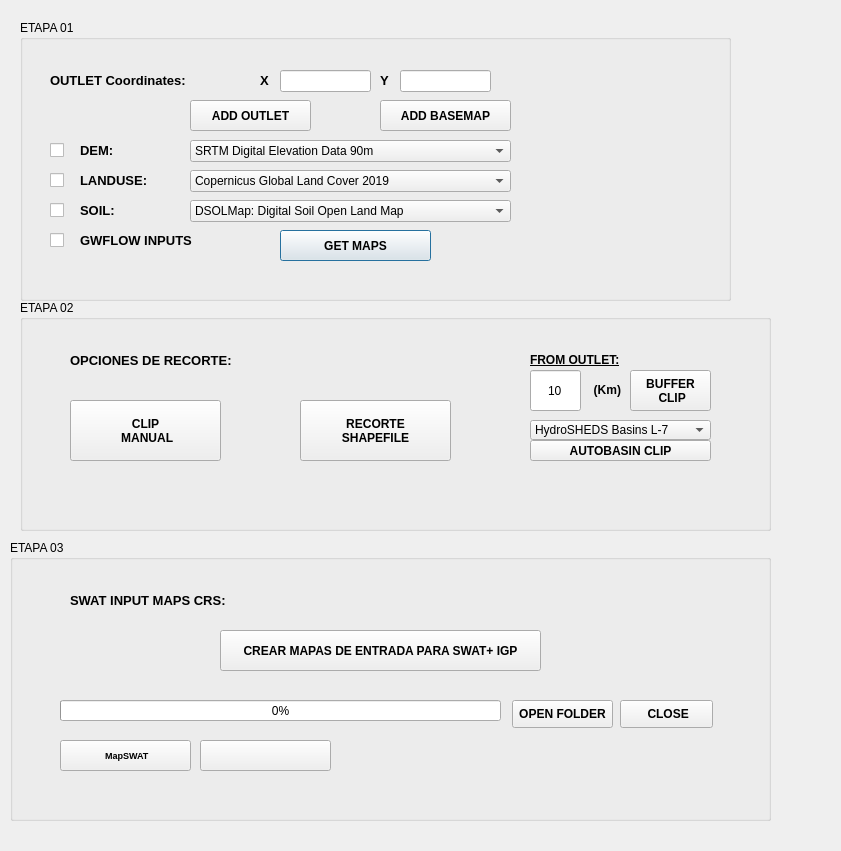
 <widget class="QDialog" name="BaseDialog_GEE">
  <property name="geometry">
   <rect>
    <x>0</x>
    <y>0</y>
    <width>841</width>
    <height>851</height>
   </rect>
  </property>
  <property name="cursor">
   <cursorShape>ArrowCursor</cursorShape>
  </property>
  <property name="focusPolicy">
   <enum>Qt::NoFocus</enum>
  </property>
  <property name="contextMenuPolicy">
   <enum>Qt::DefaultContextMenu</enum>
  </property>
  <property name="windowTitle">
   <string>MapSWAT GEE</string>
  </property>
  <property name="windowIcon">
   <iconset resource="resources.qrc">
    <normaloff>:/imgMapSWAT/images/icon.png</normaloff>:/imgMapSWAT/images/icon.png</iconset>
  </property>
  <property name="styleSheet">
   <string notr="true"/>
  </property>
  <property name="sizeGripEnabled">
   <bool>false</bool>
  </property>
  <widget class="QGroupBox" name="groupBox">
   <property name="geometry">
    <rect>
     <x>20</x>
     <y>20</y>
     <width>711</width>
     <height>281</height>
    </rect>
   </property>
   <property name="title">
    <string>ETAPA 01</string>
   </property>
   <widget class="QPushButton" name="pushButton_infoMaps_5">
    <property name="geometry">
     <rect>
      <x>210</x>
      <y>210</y>
      <width>31</width>
      <height>21</height>
     </rect>
    </property>
    <property name="text">
     <string/>
    </property>
    <property name="icon">
     <iconset resource="resources.qrc">
      <normaloff>:/imgMapSWAT/images/info2.png</normaloff>:/imgMapSWAT/images/info2.png</iconset>
    </property>
    <property name="autoDefault">
     <bool>false</bool>
    </property>
    <property name="flat">
     <bool>true</bool>
    </property>
   </widget>
   <widget class="QPushButton" name="pushButton_GetMaps">
    <property name="geometry">
     <rect>
      <x>260</x>
      <y>210</y>
      <width>151</width>
      <height>31</height>
     </rect>
    </property>
    <property name="font">
     <font>
      <weight>75</weight>
      <bold>true</bold>
     </font>
    </property>
    <property name="text">
     <string>GET MAPS</string>
    </property>
    <property name="icon">
     <iconset resource="resources.qrc">
      <normaloff>:/imgMapSWAT/images/world.png</normaloff>:/imgMapSWAT/images/world.png</iconset>
    </property>
   </widget>
   <widget class="QPushButton" name="pushButton_point">
    <property name="geometry">
     <rect>
      <x>170</x>
      <y>80</y>
      <width>121</width>
      <height>31</height>
     </rect>
    </property>
    <property name="font">
     <font>
      <weight>75</weight>
      <bold>true</bold>
     </font>
    </property>
    <property name="text">
     <string>ADD OUTLET</string>
    </property>
    <property name="icon">
     <iconset resource="resources.qrc">
      <normaloff>:/imgMapSWAT/images/point.png</normaloff>:/imgMapSWAT/images/point.png</iconset>
    </property>
   </widget>
   <widget class="QLineEdit" name="lineY">
    <property name="geometry">
     <rect>
      <x>380</x>
      <y>50</y>
      <width>91</width>
      <height>22</height>
     </rect>
    </property>
    <property name="alignment">
     <set>Qt::AlignCenter</set>
    </property>
   </widget>
   <widget class="QPushButton" name="pushButton_infoMaps">
    <property name="geometry">
     <rect>
      <x>490</x>
      <y>120</y>
      <width>31</width>
      <height>21</height>
     </rect>
    </property>
    <property name="text">
     <string/>
    </property>
    <property name="icon">
     <iconset resource="resources.qrc">
      <normaloff>:/imgMapSWAT/images/info2.png</normaloff>:/imgMapSWAT/images/info2.png</iconset>
    </property>
    <property name="autoDefault">
     <bool>false</bool>
    </property>
    <property name="flat">
     <bool>true</bool>
    </property>
   </widget>
   <widget class="QLineEdit" name="lineX">
    <property name="geometry">
     <rect>
      <x>260</x>
      <y>50</y>
      <width>91</width>
      <height>22</height>
     </rect>
    </property>
    <property name="alignment">
     <set>Qt::AlignCenter</set>
    </property>
   </widget>
   <widget class="QPushButton" name="pushButton_infoMaps_2">
    <property name="geometry">
     <rect>
      <x>490</x>
      <y>150</y>
      <width>31</width>
      <height>21</height>
     </rect>
    </property>
    <property name="text">
     <string/>
    </property>
    <property name="icon">
     <iconset resource="resources.qrc">
      <normaloff>:/imgMapSWAT/images/info2.png</normaloff>:/imgMapSWAT/images/info2.png</iconset>
    </property>
    <property name="autoDefault">
     <bool>false</bool>
    </property>
    <property name="flat">
     <bool>true</bool>
    </property>
   </widget>
   <widget class="QLabel" name="labelOutlet">
    <property name="geometry">
     <rect>
      <x>30</x>
      <y>50</y>
      <width>211</width>
      <height>21</height>
     </rect>
    </property>
    <property name="text">
     <string>&lt;html&gt;&lt;head/&gt;&lt;body&gt;&lt;p&gt;&lt;span style=&quot; font-size:10pt; font-weight:600;&quot;&gt;OUTLET Coordinates:&lt;/span&gt;&lt;/p&gt;&lt;/body&gt;&lt;/html&gt;</string>
    </property>
    <property name="textFormat">
     <enum>Qt::RichText</enum>
    </property>
   </widget>
   <widget class="QLabel" name="labelLanduse">
    <property name="geometry">
     <rect>
      <x>60</x>
      <y>150</y>
      <width>121</width>
      <height>21</height>
     </rect>
    </property>
    <property name="text">
     <string>&lt;html&gt;&lt;head/&gt;&lt;body&gt;&lt;p&gt;&lt;span style=&quot; font-size:10pt; font-weight:600;&quot;&gt;LANDUSE:&lt;/span&gt;&lt;/p&gt;&lt;/body&gt;&lt;/html&gt;</string>
    </property>
    <property name="textFormat">
     <enum>Qt::RichText</enum>
    </property>
   </widget>
   <widget class="QPushButton" name="pushButton_AddBasemap">
    <property name="geometry">
     <rect>
      <x>360</x>
      <y>80</y>
      <width>131</width>
      <height>31</height>
     </rect>
    </property>
    <property name="font">
     <font>
      <weight>75</weight>
      <bold>true</bold>
     </font>
    </property>
    <property name="text">
     <string>ADD BASEMAP</string>
    </property>
    <property name="icon">
     <iconset resource="resources.qrc">
      <normaloff>:/imgMapSWAT/images/basemap.png</normaloff>:/imgMapSWAT/images/basemap.png</iconset>
    </property>
   </widget>
   <widget class="QCheckBox" name="checkBox_Soil">
    <property name="geometry">
     <rect>
      <x>30</x>
      <y>180</y>
      <width>21</width>
      <height>20</height>
     </rect>
    </property>
    <property name="text">
     <string/>
    </property>
   </widget>
   <widget class="QLabel" name="labelDEM">
    <property name="geometry">
     <rect>
      <x>60</x>
      <y>120</y>
      <width>91</width>
      <height>21</height>
     </rect>
    </property>
    <property name="text">
     <string>&lt;html&gt;&lt;head/&gt;&lt;body&gt;&lt;p&gt;&lt;span style=&quot; font-size:10pt; font-weight:600;&quot;&gt;DEM:&lt;/span&gt;&lt;/p&gt;&lt;/body&gt;&lt;/html&gt;</string>
    </property>
    <property name="textFormat">
     <enum>Qt::RichText</enum>
    </property>
   </widget>
   <widget class="QLabel" name="labelOR">
    <property name="geometry">
     <rect>
      <x>310</x>
      <y>89</y>
      <width>31</width>
      <height>21</height>
     </rect>
    </property>
    <property name="font">
     <font>
      <pointsize>10</pointsize>
      <weight>75</weight>
      <italic>false</italic>
      <bold>true</bold>
      <underline>false</underline>
     </font>
    </property>
    <property name="styleSheet">
     <string notr="true">color: rgb(0, 170, 0);</string>
    </property>
    <property name="text">
     <string/>
    </property>
    <property name="textFormat">
     <enum>Qt::PlainText</enum>
    </property>
    <property name="pixmap">
     <pixmap resource="resources.qrc">:/imgMapSWAT/images/arrow.png</pixmap>
    </property>
    <property name="scaledContents">
     <bool>true</bool>
    </property>
    <property name="alignment">
     <set>Qt::AlignRight|Qt::AlignTrailing|Qt::AlignVCenter</set>
    </property>
   </widget>
   <widget class="QgsProjectionSelectionWidget" name="mQgsProjection_Outlet">
    <property name="geometry">
     <rect>
      <x>490</x>
      <y>50</y>
      <width>181</width>
      <height>21</height>
     </rect>
    </property>
    <property name="font">
     <font>
      <weight>75</weight>
      <bold>true</bold>
     </font>
    </property>
   </widget>
   <widget class="QLabel" name="label_3">
    <property name="geometry">
     <rect>
      <x>550</x>
      <y>90</y>
      <width>141</width>
      <height>131</height>
     </rect>
    </property>
    <property name="text">
     <string>&lt;html&gt;&lt;head/&gt;&lt;body&gt;&lt;p&gt;&lt;img src=&quot;:/imgMapSWAT/images/MapSWAT_GEE.png&quot;/&gt;&lt;/p&gt;&lt;/body&gt;&lt;/html&gt;</string>
    </property>
   </widget>
   <widget class="QCheckBox" name="checkBox_Landuse">
    <property name="geometry">
     <rect>
      <x>30</x>
      <y>150</y>
      <width>21</width>
      <height>20</height>
     </rect>
    </property>
    <property name="text">
     <string/>
    </property>
   </widget>
   <widget class="QCheckBox" name="checkBox_DEM">
    <property name="geometry">
     <rect>
      <x>30</x>
      <y>120</y>
      <width>21</width>
      <height>20</height>
     </rect>
    </property>
    <property name="text">
     <string/>
    </property>
   </widget>
   <widget class="QLabel" name="labelGWFLOW">
    <property name="geometry">
     <rect>
      <x>60</x>
      <y>210</y>
      <width>191</width>
      <height>21</height>
     </rect>
    </property>
    <property name="text">
     <string>&lt;html&gt;&lt;head/&gt;&lt;body&gt;&lt;p&gt;&lt;span style=&quot; font-size:10pt; font-weight:600;&quot;&gt;GWFLOW INPUTS&lt;/span&gt;&lt;/p&gt;&lt;/body&gt;&lt;/html&gt;</string>
    </property>
    <property name="textFormat">
     <enum>Qt::RichText</enum>
    </property>
   </widget>
   <widget class="QLabel" name="labelX">
    <property name="geometry">
     <rect>
      <x>240</x>
      <y>50</y>
      <width>21</width>
      <height>21</height>
     </rect>
    </property>
    <property name="text">
     <string>&lt;html&gt;&lt;head/&gt;&lt;body&gt;&lt;p&gt;&lt;span style=&quot; font-size:10pt; font-weight:600;&quot;&gt;X&lt;/span&gt;&lt;/p&gt;&lt;/body&gt;&lt;/html&gt;</string>
    </property>
    <property name="textFormat">
     <enum>Qt::RichText</enum>
    </property>
   </widget>
   <widget class="QCheckBox" name="checkBox_GWFLOW">
    <property name="geometry">
     <rect>
      <x>30</x>
      <y>210</y>
      <width>21</width>
      <height>20</height>
     </rect>
    </property>
    <property name="text">
     <string/>
    </property>
   </widget>
   <widget class="QComboBox" name="comboBox_DEM">
    <property name="geometry">
     <rect>
      <x>170</x>
      <y>120</y>
      <width>321</width>
      <height>22</height>
     </rect>
    </property>
    <item>
     <property name="text">
      <string>SRTM Digital Elevation Data 90m</string>
     </property>
    </item>
    <item>
     <property name="text">
      <string>NASADEM Digital Elevation 30m</string>
     </property>
    </item>
    <item>
     <property name="text">
      <string>Copernicus DEM GLO-30m</string>
     </property>
    </item>
   </widget>
   <widget class="QComboBox" name="comboBox_LANDUSE">
    <property name="geometry">
     <rect>
      <x>170</x>
      <y>150</y>
      <width>321</width>
      <height>22</height>
     </rect>
    </property>
    <item>
     <property name="text">
      <string>Copernicus Global Land Cover 2019</string>
     </property>
    </item>
    <item>
     <property name="text">
      <string>GlobCover: Global Land Cover Map 2009</string>
     </property>
    </item>
    <item>
     <property name="text">
      <string>Copernicus CORINE Land Cover 1990 (only Europe)</string>
     </property>
    </item>
    <item>
     <property name="text">
      <string>Copernicus CORINE Land Cover 2000 (only Europe)</string>
     </property>
    </item>
    <item>
     <property name="text">
      <string>Copernicus CORINE Land Cover 2006 (only Europe)</string>
     </property>
    </item>
    <item>
     <property name="text">
      <string>Copernicus CORINE Land Cover 2012 (only Europe)</string>
     </property>
    </item>
    <item>
     <property name="text">
      <string>Copernicus CORINE Land Cover 2018 (only Europe)</string>
     </property>
    </item>
   </widget>
   <widget class="QComboBox" name="comboBox_SOIL">
    <property name="geometry">
     <rect>
      <x>170</x>
      <y>180</y>
      <width>321</width>
      <height>22</height>
     </rect>
    </property>
    <item>
     <property name="text">
      <string>DSOLMap: Digital Soil Open Land Map</string>
     </property>
    </item>
   </widget>
   <widget class="QLabel" name="labelSoil">
    <property name="geometry">
     <rect>
      <x>60</x>
      <y>180</y>
      <width>91</width>
      <height>21</height>
     </rect>
    </property>
    <property name="text">
     <string>&lt;html&gt;&lt;head/&gt;&lt;body&gt;&lt;p&gt;&lt;span style=&quot; font-size:10pt; font-weight:600;&quot;&gt;SOIL:&lt;/span&gt;&lt;/p&gt;&lt;/body&gt;&lt;/html&gt;</string>
    </property>
    <property name="textFormat">
     <enum>Qt::RichText</enum>
    </property>
   </widget>
   <widget class="QLabel" name="labelY">
    <property name="geometry">
     <rect>
      <x>360</x>
      <y>50</y>
      <width>21</width>
      <height>21</height>
     </rect>
    </property>
    <property name="text">
     <string>&lt;html&gt;&lt;head/&gt;&lt;body&gt;&lt;p&gt;&lt;span style=&quot; font-size:10pt; font-weight:600;&quot;&gt;Y&lt;/span&gt;&lt;/p&gt;&lt;/body&gt;&lt;/html&gt;</string>
    </property>
    <property name="textFormat">
     <enum>Qt::RichText</enum>
    </property>
   </widget>
   <widget class="QPushButton" name="pushButton_infoMaps_3">
    <property name="geometry">
     <rect>
      <x>490</x>
      <y>180</y>
      <width>31</width>
      <height>21</height>
     </rect>
    </property>
    <property name="text">
     <string/>
    </property>
    <property name="icon">
     <iconset resource="resources.qrc">
      <normaloff>:/imgMapSWAT/images/info2.png</normaloff>:/imgMapSWAT/images/info2.png</iconset>
    </property>
    <property name="autoDefault">
     <bool>false</bool>
    </property>
    <property name="flat">
     <bool>true</bool>
    </property>
   </widget>
  </widget>
  <widget class="QGroupBox" name="groupBox_2">
   <property name="geometry">
    <rect>
     <x>20</x>
     <y>300</y>
     <width>751</width>
     <height>231</height>
    </rect>
   </property>
   <property name="title">
    <string>ETAPA 02</string>
   </property>
   <widget class="QPushButton" name="pushButton_infoMaps_4">
    <property name="geometry">
     <rect>
      <x>690</x>
      <y>120</y>
      <width>31</width>
      <height>21</height>
     </rect>
    </property>
    <property name="text">
     <string/>
    </property>
    <property name="icon">
     <iconset resource="resources.qrc">
      <normaloff>:/imgMapSWAT/images/info2.png</normaloff>:/imgMapSWAT/images/info2.png</iconset>
    </property>
    <property name="autoDefault">
     <bool>false</bool>
    </property>
    <property name="flat">
     <bool>true</bool>
    </property>
   </widget>
   <widget class="QLabel" name="labelBuffer">
    <property name="geometry">
     <rect>
      <x>570</x>
      <y>80</y>
      <width>31</width>
      <height>21</height>
     </rect>
    </property>
    <property name="text">
     <string>&lt;html&gt;&lt;head/&gt;&lt;body&gt;&lt;p align=&quot;right&quot;&gt;&lt;span style=&quot; font-weight:600;&quot;&gt;(Km)&lt;/span&gt;&lt;/p&gt;&lt;/body&gt;&lt;/html&gt;</string>
    </property>
    <property name="textFormat">
     <enum>Qt::RichText</enum>
    </property>
   </widget>
   <widget class="QLabel" name="labelBuffer_2">
    <property name="geometry">
     <rect>
      <x>510</x>
      <y>50</y>
      <width>101</width>
      <height>21</height>
     </rect>
    </property>
    <property name="text">
     <string>&lt;html&gt;&lt;head/&gt;&lt;body&gt;&lt;p&gt;&lt;span style=&quot; font-weight:600; text-decoration: underline;&quot;&gt;FROM OUTLET:&lt;/span&gt;&lt;/p&gt;&lt;/body&gt;&lt;/html&gt;</string>
    </property>
    <property name="textFormat">
     <enum>Qt::RichText</enum>
    </property>
   </widget>
   <widget class="QPushButton" name="pushButton_MANUAL">
    <property name="geometry">
     <rect>
      <x>50</x>
      <y>100</y>
      <width>151</width>
      <height>61</height>
     </rect>
    </property>
    <property name="font">
     <font>
      <weight>75</weight>
      <bold>true</bold>
     </font>
    </property>
    <property name="text">
     <string>CLIP
 MANUAL</string>
    </property>
    <property name="icon">
     <iconset resource="resources.qrc">
      <normaloff>:/imgMapSWAT/images/shape.png</normaloff>:/imgMapSWAT/images/shape.png</iconset>
    </property>
    <property name="iconSize">
     <size>
      <width>25</width>
      <height>25</height>
     </size>
    </property>
   </widget>
   <widget class="QLineEdit" name="lineBuffer">
    <property name="geometry">
     <rect>
      <x>510</x>
      <y>70</y>
      <width>51</width>
      <height>41</height>
     </rect>
    </property>
    <property name="text">
     <string>10</string>
    </property>
    <property name="alignment">
     <set>Qt::AlignCenter</set>
    </property>
   </widget>
   <widget class="QPushButton" name="pushButton_BUFFER">
    <property name="geometry">
     <rect>
      <x>610</x>
      <y>70</y>
      <width>81</width>
      <height>41</height>
     </rect>
    </property>
    <property name="font">
     <font>
      <weight>75</weight>
      <bold>true</bold>
     </font>
    </property>
    <property name="text">
     <string>BUFFER
 CLIP</string>
    </property>
   </widget>
   <widget class="QLabel" name="labelSoilClipping">
    <property name="geometry">
     <rect>
      <x>50</x>
      <y>50</y>
      <width>241</width>
      <height>21</height>
     </rect>
    </property>
    <property name="font">
     <font>
      <underline>false</underline>
     </font>
    </property>
    <property name="text">
     <string>&lt;html&gt;&lt;head/&gt;&lt;body&gt;&lt;p&gt;&lt;span style=&quot; font-size:10pt; font-weight:600;&quot;&gt;OPCIONES DE RECORTE:&lt;/span&gt;&lt;/p&gt;&lt;/body&gt;&lt;/html&gt;</string>
    </property>
    <property name="textFormat">
     <enum>Qt::RichText</enum>
    </property>
   </widget>
   <widget class="QPushButton" name="pushButton_SHAPEFILE">
    <property name="geometry">
     <rect>
      <x>280</x>
      <y>100</y>
      <width>151</width>
      <height>61</height>
     </rect>
    </property>
    <property name="font">
     <font>
      <weight>75</weight>
      <bold>true</bold>
     </font>
    </property>
    <property name="text">
     <string>RECORTE
SHAPEFILE</string>
    </property>
    <property name="icon">
     <iconset resource="resources.qrc">
      <normaloff>:/imgMapSWAT/images/upload.png</normaloff>:/imgMapSWAT/images/upload.png</iconset>
    </property>
    <property name="iconSize">
     <size>
      <width>25</width>
      <height>25</height>
     </size>
    </property>
   </widget>
   <widget class="QgsFileWidget" name="mQgsFileWidget_Polygon">
    <property name="geometry">
     <rect>
      <x>270</x>
      <y>70</y>
      <width>201</width>
      <height>21</height>
     </rect>
    </property>
   </widget>
   <widget class="QComboBox" name="comboBox_AUTOBASIN">
    <property name="geometry">
     <rect>
      <x>510</x>
      <y>120</y>
      <width>181</width>
      <height>20</height>
     </rect>
    </property>
    <item>
     <property name="text">
      <string>HydroSHEDS Basins L-7</string>
     </property>
    </item>
    <item>
     <property name="text">
      <string>HydroSHEDS Basins L-8</string>
     </property>
    </item>
    <item>
     <property name="text">
      <string>HydroSHEDS Basins L-9</string>
     </property>
    </item>
    <item>
     <property name="text">
      <string>HydroSHEDS Basins L-10</string>
     </property>
    </item>
    <item>
     <property name="text">
      <string>HydroSHEDS Basins L-11</string>
     </property>
    </item>
    <item>
     <property name="text">
      <string>HydroSHEDS Basins L-12</string>
     </property>
    </item>
   </widget>
   <widget class="QPushButton" name="pushButton_AUTOBASIN">
    <property name="geometry">
     <rect>
      <x>510</x>
      <y>140</y>
      <width>181</width>
      <height>21</height>
     </rect>
    </property>
    <property name="font">
     <font>
      <weight>75</weight>
      <bold>true</bold>
     </font>
    </property>
    <property name="text">
     <string>AUTOBASIN CLIP</string>
    </property>
   </widget>
  </widget>
  <widget class="QGroupBox" name="groupBox_3">
   <property name="geometry">
    <rect>
     <x>10</x>
     <y>540</y>
     <width>761</width>
     <height>281</height>
    </rect>
   </property>
   <property name="title">
    <string>ETAPA 03</string>
   </property>
   <widget class="QLabel" name="labelCheck_coffee">
    <property name="geometry">
     <rect>
      <x>320</x>
      <y>200</y>
      <width>31</width>
      <height>31</height>
     </rect>
    </property>
    <property name="font">
     <font>
      <pointsize>10</pointsize>
      <weight>75</weight>
      <italic>false</italic>
      <bold>true</bold>
      <underline>false</underline>
     </font>
    </property>
    <property name="styleSheet">
     <string notr="true">color: rgb(0, 170, 0);</string>
    </property>
    <property name="text">
     <string/>
    </property>
    <property name="textFormat">
     <enum>Qt::PlainText</enum>
    </property>
    <property name="alignment">
     <set>Qt::AlignRight|Qt::AlignTrailing|Qt::AlignVCenter</set>
    </property>
   </widget>
   <widget class="QLabel" name="labelPath">
    <property name="geometry">
     <rect>
      <x>370</x>
      <y>210</y>
      <width>341</width>
      <height>21</height>
     </rect>
    </property>
    <property name="font">
     <font>
      <weight>75</weight>
      <italic>false</italic>
      <bold>true</bold>
      <underline>false</underline>
     </font>
    </property>
    <property name="layoutDirection">
     <enum>Qt::LeftToRight</enum>
    </property>
    <property name="text">
     <string/>
    </property>
    <property name="textFormat">
     <enum>Qt::PlainText</enum>
    </property>
    <property name="alignment">
     <set>Qt::AlignRight|Qt::AlignTrailing|Qt::AlignVCenter</set>
    </property>
   </widget>
   <widget class="QPushButton" name="pushButton_SWATinputs">
    <property name="geometry">
     <rect>
      <x>210</x>
      <y>90</y>
      <width>321</width>
      <height>41</height>
     </rect>
    </property>
    <property name="font">
     <font>
      <weight>75</weight>
      <bold>true</bold>
     </font>
    </property>
    <property name="text">
     <string>CREAR MAPAS DE ENTRADA PARA SWAT+ IGP</string>
    </property>
   </widget>
   <widget class="QPushButton" name="pushButton_Close">
    <property name="geometry">
     <rect>
      <x>610</x>
      <y>160</y>
      <width>93</width>
      <height>28</height>
     </rect>
    </property>
    <property name="font">
     <font>
      <weight>75</weight>
      <bold>true</bold>
     </font>
    </property>
    <property name="text">
     <string> CLOSE</string>
    </property>
    <property name="icon">
     <iconset resource="resources.qrc">
      <normaloff>:/imgMapSWAT/images/close.png</normaloff>:/imgMapSWAT/images/close.png</iconset>
    </property>
   </widget>
   <widget class="QProgressBar" name="progressBar">
    <property name="geometry">
     <rect>
      <x>50</x>
      <y>160</y>
      <width>441</width>
      <height>21</height>
     </rect>
    </property>
    <property name="value">
     <number>0</number>
    </property>
   </widget>
   <widget class="QPushButton" name="pushButton_coffee">
    <property name="geometry">
     <rect>
      <x>190</x>
      <y>200</y>
      <width>131</width>
      <height>31</height>
     </rect>
    </property>
    <property name="text">
     <string/>
    </property>
    <property name="icon">
     <iconset resource="resources.qrc">
      <normaloff>:/imgMapSWAT/images/coffee.png</normaloff>:/imgMapSWAT/images/coffee.png</iconset>
    </property>
    <property name="iconSize">
     <size>
      <width>100</width>
      <height>30</height>
     </size>
    </property>
   </widget>
   <widget class="QgsProjectionSelectionWidget" name="mQgsProjection_Target">
    <property name="geometry">
     <rect>
      <x>290</x>
      <y>50</y>
      <width>411</width>
      <height>21</height>
     </rect>
    </property>
    <property name="font">
     <font>
      <weight>75</weight>
      <bold>true</bold>
     </font>
    </property>
    <property name="contextMenuPolicy">
     <enum>Qt::DefaultContextMenu</enum>
    </property>
    <property name="layoutDirection">
     <enum>Qt::LeftToRight</enum>
    </property>
   </widget>
   <widget class="QLabel" name="labelSoilTargetCRS">
    <property name="geometry">
     <rect>
      <x>60</x>
      <y>50</y>
      <width>281</width>
      <height>21</height>
     </rect>
    </property>
    <property name="font">
     <font>
      <underline>false</underline>
     </font>
    </property>
    <property name="text">
     <string>&lt;html&gt;&lt;head/&gt;&lt;body&gt;&lt;p&gt;&lt;span style=&quot; font-size:10pt; font-weight:600;&quot;&gt;SWAT INPUT MAPS CRS:&lt;/span&gt;&lt;/p&gt;&lt;/body&gt;&lt;/html&gt;</string>
    </property>
    <property name="textFormat">
     <enum>Qt::RichText</enum>
    </property>
   </widget>
   <widget class="QPushButton" name="pushButton_Save">
    <property name="geometry">
     <rect>
      <x>502</x>
      <y>160</y>
      <width>101</width>
      <height>28</height>
     </rect>
    </property>
    <property name="font">
     <font>
      <weight>75</weight>
      <bold>true</bold>
     </font>
    </property>
    <property name="text">
     <string>OPEN FOLDER</string>
    </property>
   </widget>
   <widget class="QPushButton" name="pushButton_Info">
    <property name="geometry">
     <rect>
      <x>50</x>
      <y>200</y>
      <width>131</width>
      <height>31</height>
     </rect>
    </property>
    <property name="font">
     <font>
      <pointsize>7</pointsize>
      <weight>75</weight>
      <bold>true</bold>
     </font>
    </property>
    <property name="text">
     <string> MapSWAT</string>
    </property>
    <property name="icon">
     <iconset resource="resources.qrc">
      <normaloff>:/imgMapSWAT/images/info2.png</normaloff>:/imgMapSWAT/images/info2.png</iconset>
    </property>
   </widget>
  </widget>
 </widget>
